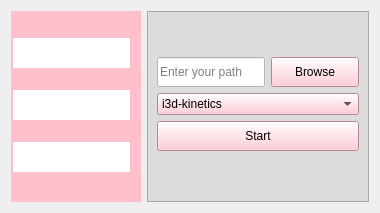
  <widget class="QWidget" name="centralwidget">
   <layout class="QGridLayout" name="gridLayout">
    <item row="0" column="0">
     <widget class="QFrame" name="frame">
      <property name="minimumSize">
       <size>
        <width>130</width>
        <height>30</height>
       </size>
      </property>
      <property name="maximumSize">
       <size>
        <width>16777215</width>
        <height>16777215</height>
       </size>
      </property>
      <property name="styleSheet">
       <string notr="true">  background-color: pink;
  border: 0px solid #19232D;
  spacing: 0px;
  padding: 2px;
</string>
      </property>
      <property name="frameShape">
       <enum>QFrame::StyledPanel</enum>
      </property>
      <property name="frameShadow">
       <enum>QFrame::Raised</enum>
      </property>
      <layout class="QVBoxLayout" name="verticalLayout">
       <property name="leftMargin">
        <number>0</number>
       </property>
       <item>
        <widget class="QPushButton" name="home_btn">
         <property name="minimumSize">
          <size>
           <width>84</width>
           <height>30</height>
          </size>
         </property>
         <property name="styleSheet">
          <string notr="true">background-color:white;</string>
         </property>
         <property name="text">
          <string/>
         </property>
         <property name="icon">
          <iconset resource="../../Graduation Project/icone.qrc">
           <normaloff>:/home.jpg</normaloff>:/home.jpg</iconset>
         </property>
         <property name="iconSize">
          <size>
           <width>60</width>
           <height>60</height>
          </size>
         </property>
         <property name="flat">
          <bool>true</bool>
         </property>
        </widget>
       </item>
       <item>
        <widget class="QPushButton" name="video_btn">
         <property name="minimumSize">
          <size>
           <width>84</width>
           <height>30</height>
          </size>
         </property>
         <property name="styleSheet">
          <string notr="true">background-color:white;</string>
         </property>
         <property name="text">
          <string/>
         </property>
         <property name="icon">
          <iconset resource="../../Graduation Project/icone.qrc">
           <normaloff>:/img1.svg</normaloff>:/img1.svg</iconset>
         </property>
         <property name="iconSize">
          <size>
           <width>60</width>
           <height>60</height>
          </size>
         </property>
         <property name="flat">
          <bool>true</bool>
         </property>
        </widget>
       </item>
       <item>
        <widget class="QPushButton" name="history_btn">
         <property name="minimumSize">
          <size>
           <width>84</width>
           <height>30</height>
          </size>
         </property>
         <property name="styleSheet">
          <string notr="true">background-color:white;</string>
         </property>
         <property name="text">
          <string/>
         </property>
         <property name="icon">
          <iconset resource="../../Graduation Project/icone.qrc">
           <normaloff>:/history.png</normaloff>:/history.png</iconset>
         </property>
         <property name="iconSize">
          <size>
           <width>60</width>
           <height>60</height>
          </size>
         </property>
         <property name="flat">
          <bool>true</bool>
         </property>
        </widget>
       </item>
      </layout>
     </widget>
    </item>
    <item row="0" column="1">
     <widget class="QFrame" name="frame_2">
      <property name="minimumSize">
       <size>
        <width>0</width>
        <height>30</height>
       </size>
      </property>
      <property name="maximumSize">
       <size>
        <width>16777215</width>
        <height>16777215</height>
       </size>
      </property>
      <property name="layoutDirection">
       <enum>Qt::LeftToRight</enum>
      </property>
      <property name="styleSheet">
       <string notr="true">background-color:#DCDCDC;</string>
      </property>
      <property name="frameShape">
       <enum>QFrame::StyledPanel</enum>
      </property>
      <property name="frameShadow">
       <enum>QFrame::Raised</enum>
      </property>
      <layout class="QGridLayout" name="gridLayout_2">
       <property name="bottomMargin">
        <number>50</number>
       </property>
       <item row="1" column="1">
        <widget class="QPushButton" name="browse_btn">
         <property name="minimumSize">
          <size>
           <width>88</width>
           <height>30</height>
          </size>
         </property>
         <property name="styleSheet">
          <string notr="true">background-color:pink;
color:black;</string>
         </property>
         <property name="text">
          <string>Browse</string>
         </property>
        </widget>
       </item>
       <item row="1" column="0">
        <widget class="QLineEdit" name="lineEdit">
         <property name="minimumSize">
          <size>
           <width>0</width>
           <height>30</height>
          </size>
         </property>
         <property name="styleSheet">
          <string notr="true">background-color:white;
color: black;
</string>
         </property>
         <property name="dragEnabled">
          <bool>true</bool>
         </property>
         <property name="readOnly">
          <bool>false</bool>
         </property>
         <property name="placeholderText">
          <string notr="true" comment="yes" extracomment="yes">Enter your path</string>
         </property>
         <property name="clearButtonEnabled">
          <bool>true</bool>
         </property>
        </widget>
       </item>
       <item row="0" column="0">
        <widget class="QPushButton" name="pushButton_4">
         <property name="enabled">
          <bool>false</bool>
         </property>
         <property name="minimumSize">
          <size>
           <width>86</width>
           <height>30</height>
          </size>
         </property>
         <property name="maximumSize">
          <size>
           <width>16777215</width>
           <height>16777215</height>
          </size>
         </property>
         <property name="layoutDirection">
          <enum>Qt::LeftToRight</enum>
         </property>
         <property name="styleSheet">
          <string notr="true">background-color:#DCDCDC;
border: 0px solid #19232D;
  </string>
         </property>
         <property name="text">
          <string/>
         </property>
         <property name="icon">
          <iconset resource="../../Graduation Project/icone.qrc">
           <normaloff>:/img1.svg</normaloff>:/img1.svg</iconset>
         </property>
         <property name="iconSize">
          <size>
           <width>107</width>
           <height>102</height>
          </size>
         </property>
         <property name="flat">
          <bool>true</bool>
         </property>
        </widget>
       </item>
       <item row="2" column="0" colspan="2">
        <widget class="QComboBox" name="comboBox">
         <property name="minimumSize">
          <size>
           <width>0</width>
           <height>22</height>
          </size>
         </property>
         <property name="styleSheet">
          <string notr="true">color:black;
background-color:pink;
</string>
         </property>
         <item>
          <property name="text">
           <string>i3d-kinetics</string>
          </property>
         </item>
         <item>
          <property name="text">
           <string>Joint Recognition</string>
          </property>
         </item>
        </widget>
       </item>
       <item row="3" column="0" colspan="2">
        <widget class="QPushButton" name="start_btn">
         <property name="minimumSize">
          <size>
           <width>88</width>
           <height>30</height>
          </size>
         </property>
         <property name="styleSheet">
          <string notr="true">background-color:pink;
color:black;</string>
         </property>
         <property name="text">
          <string>Start</string>
         </property>
        </widget>
       </item>
      </layout>
     </widget>
    </item>
   </layout>
  </widget>
